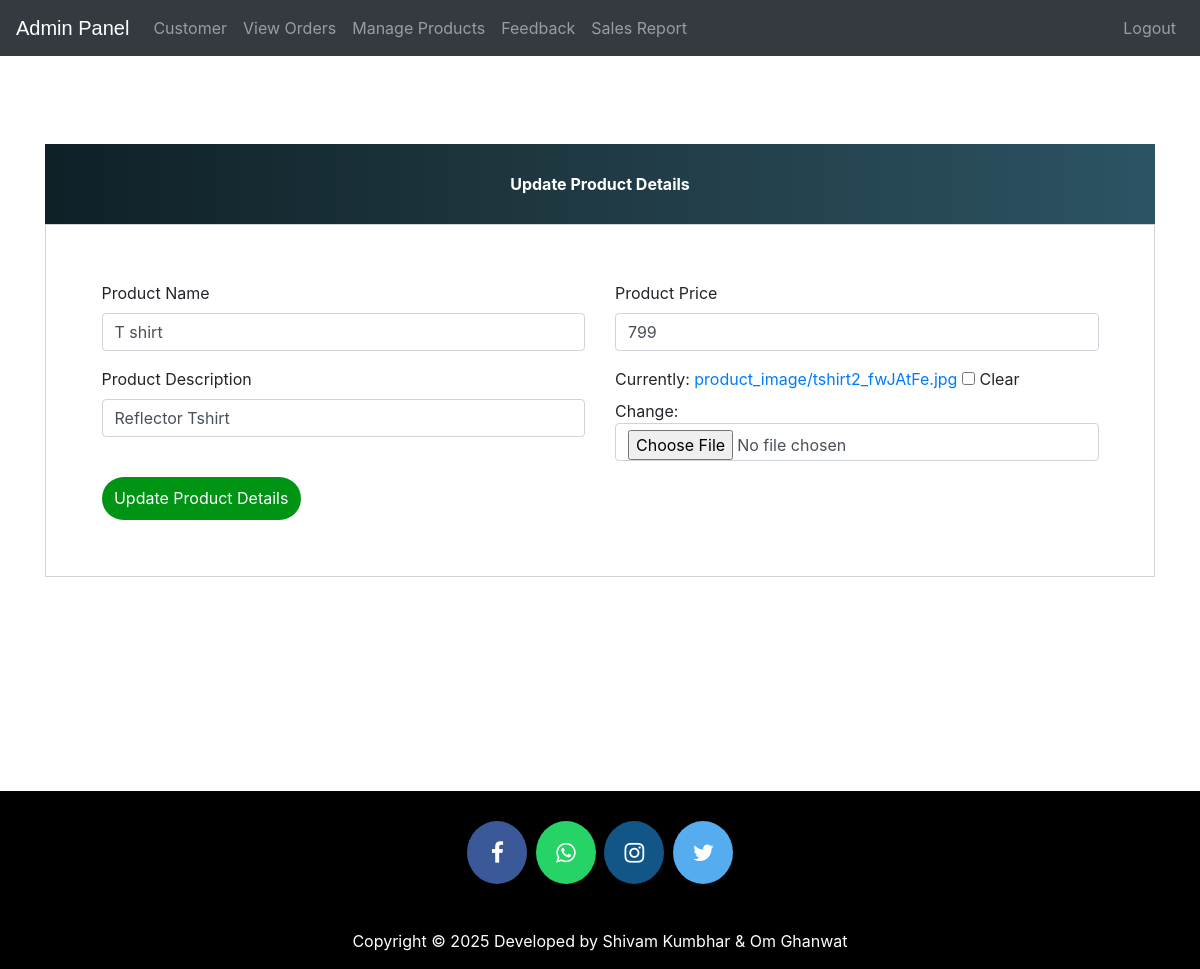
Screenshot of /update-product/2 (signed in) with the database file from the repository.
### ecom/models.py (models this page shows, shortened)
class Product(models.Model):
    name=models.CharField(max_length=50)
    product_image= models.ImageField(upload_to='product_image/',null=True,blank=True)
    quantity=models.PositiveIntegerField(default=0)
    price = models.PositiveIntegerField()
    description=models.CharField(max_length=400)

### ecom/views.py (the view)
# urls.py: path('update-product/<int:pk>', views.update_product_view,name='update-product'),
@login_required(login_url='adminlogin')
def update_product_view(request,pk):
    product=models.Product.objects.get(id=pk)
    productForm=forms.ProductForm(instance=product)
    if request.method=='POST':
        productForm=forms.ProductForm(request.POST,request.FILES,instance=product)
        if productForm.is_valid():
            productForm.save()
            return redirect('admin-products')
    return render(request,'ecom/admin_update_product.html',{'productForm':productForm})

### ecom/forms.py
class ProductForm(forms.ModelForm):
    class Meta:
        model=models.Product
        fields=['name','price','description','product_image','quantity']

### templates/ecom/admin_update_product.html (shortened to what this page needs)
{% extends 'ecom/admin_base.html' %}
{% load widget_tweaks %}
{% block content %}
<head>
  <link href="//maxcdn.bootstrapcdn.com/bootstrap/4.1.1/css/bootstrap.min.css" rel="stylesheet" id="bootstrap-css">
</head>
<br><br><br><br><br><br>
<form method="post" enctype="multipart/form-data">
  <div class="container register-form">
    <div class="form">
      <div class="note">
        <p>Update Product Details</p>
      </div>
      <div class="form-content">
        <div class="row">
          <div class="col-md-6">
            <div class="form-group">
              <label for="">Product Name</label>
              {% render_field productForm.name class="form-control" placeholder="Product Name" %}
            </div>
            <div class="form-group">
              <label for="">Product Description</label>
              {% render_field productForm.description class="form-control" placeholder="Description" %}
            </div>
          </div>
          <div class="col-md-6">
            <div class="form-group">
              <label for="">Product Price</label>
              {% render_field productForm.price class="form-control" placeholder="Price" %}
            </div>
            <div class="form-group">
              {% render_field productForm.product_image class="form-control" placeholder="product_image" %}
            </div>
          </div>
        </div>
        <button type="submit" class="btnSubmit">Update Product Details</button>
      </div>
    </div>
  </div>
</form>
{% endblock content %}

### templates/ecom/admin_base.html (style rules this page uses)
p { text-align: center; }

### templates/ecom/admin_update_product.html (style rules this page uses)
a:link { text-decoration: none; }
.note { text-align: center; height: 80px; background: #0F2027; background: -webkit-linear-gradient(to left, #2C5364, #203A43, #0F2027); background: linear-gradient(to left, #2C5364, #203A43, #0F2027); color: #fff; font-weight: bold; line-height: 80px; }
.form-content { padding: 5%; border: 1px solid #ced4da; margin-bottom: 2%; }
.form-control { border-radius: 1.5rem; }
.btnSubmit { border: none; border-radius: 1.5rem; padding: 1%; width: 20%; cursor: pointer; background: #009414; color: #fff; }

### rows the page displays
Product: name "T shirt", description "Reflector Tshirt", price "799"
